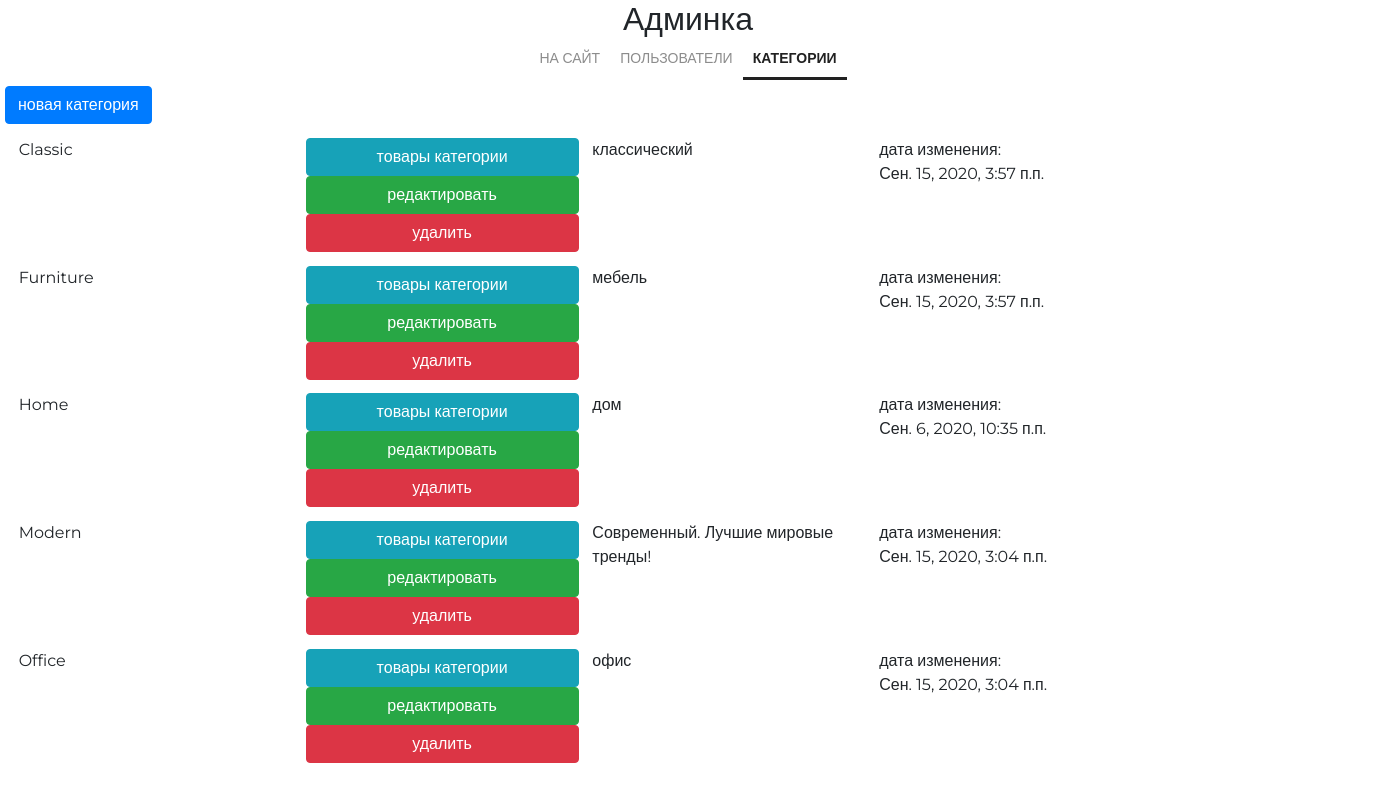
Page /my/admin/categories_read/ (signed in) on the earlier database version.
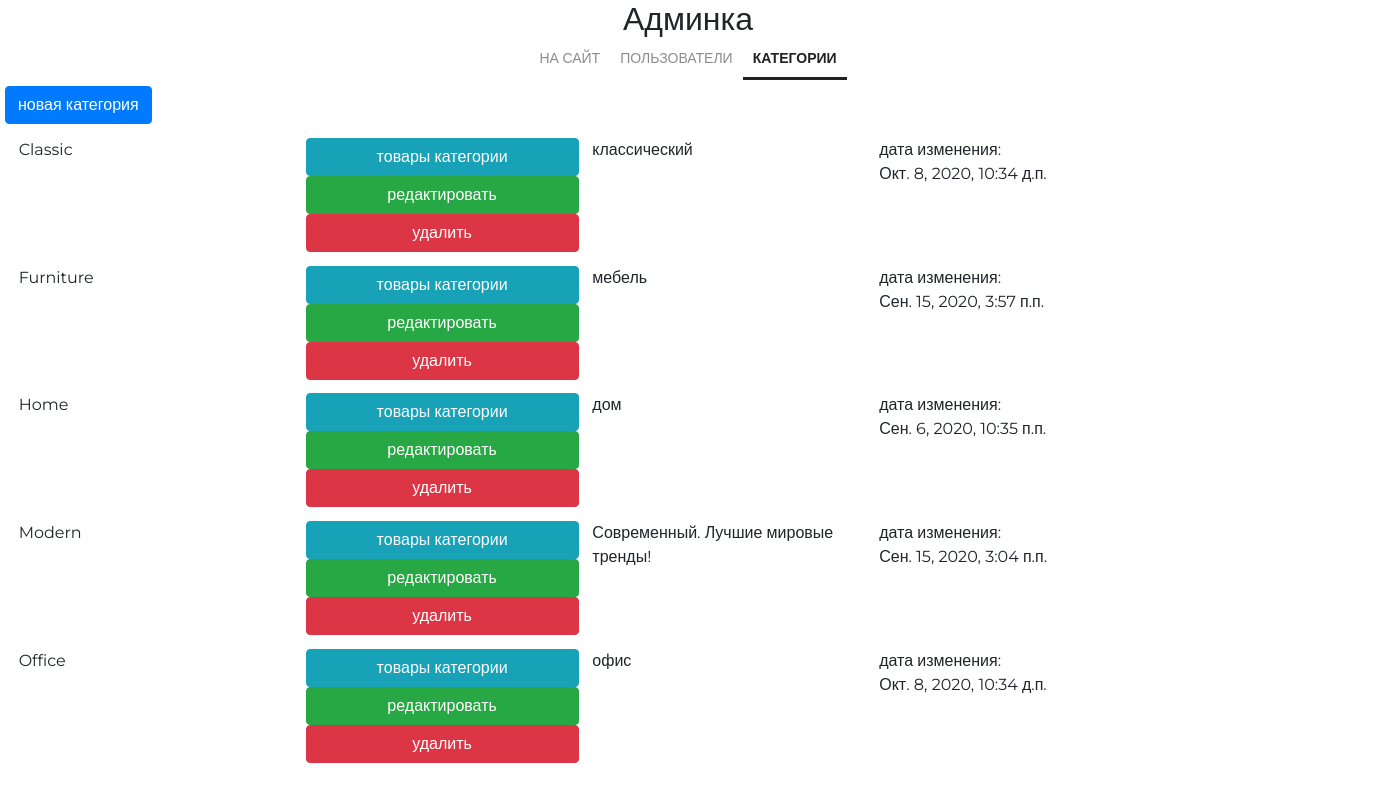
Same page on the later database version.
### mainapp/models.py (models this page shows, shortened)
class ProductCategory(models.Model):
    name = models.CharField(verbose_name='имя категории', max_length=128)
    description = models.TextField(verbose_name='описание категории', blank=True)
    is_active = models.BooleanField(verbose_name='активность', default=True, db_index=True)
    modified_date = models.DateTimeField(
        verbose_name='дата изменения', auto_now=True)
    class Meta:
        verbose_name = 'Категория продукта'
        verbose_name_plural = 'Категории продуктов'
        ordering = ['-is_active', 'name']

### adminapp/views.py (the view)
# urls.py: path('categories_read/', adminapp.ProductCategoriesRead.as_view(), name='categories_read'),
class ProductCategoriesRead(OnlySuperUserMixin, PageTitleMixin, ListView):
    model = ProductCategory
    page_title = 'админка/категории'

### adminapp/views.py (called while the page is built)
    @method_decorator(user_passes_test(lambda x: x.is_superuser))
    def dispatch(self, request, *args, **kwargs):
        return super().dispatch(request, *args, **kwargs)

    def get_context_data(self, *, object_list=None, **kwargs):
        data = super().get_context_data(object_list=None, **kwargs)
        if hasattr(self, 'page_title'):
            data['page_title'] = self.page_title
        return data

### mainapp/context_processors.py (called while the page is built)
def get_categories(request):
    if settings.LOW_CACHE:
        key = 'links_menu'
        links_menu = cache.get(key)
        if links_menu is None:
            links_menu = ProductCategory.objects.filter(is_active=True)
            cache.set(key, links_menu)
    else:
        links_menu = ProductCategory.objects.filter(is_active=True)
    return {
        'categories': links_menu
    }

### adminapp/templates/mainapp/productcategory_list.html
{% extends 'adminapp/base.html' %}
{% load static %}
{% block container %}
    <div class="categories_list">
        <a href="{% url 'my_admin:category_create' %}" class="btn btn-primary new-category">
            новая категория
        </a>
        {% for object in object_list %}
            <div class="category-record {% if not object.is_active %}not-active{% endif %}">
                <div class="category-name">
                    {{ object.name|title }}
                </div>
                <div class="category-actions">
                    <a href="{% url 'my_admin:category_products' object.pk %}"
                       class="btn btn-info">
                        товары категории
                    </a>
                    <a href="{% url 'my_admin:category_update' object.pk %}"
                       class="btn btn-success">
                        редактировать
                    </a>
                    {% if object.is_active %}
                        <a href="{% url 'my_admin:category_delete' object.pk %}"
                           class="btn btn-danger">
                            удалить
                        </a>
                    {% endif %}
                </div>
                <div class="category-desc">
                    {{ object.description }}
                </div>
                <div class="modified_date">
                    дата изменения:<br>
                    {{ object.modified_date }}
                </div>
            </div>
        {% endfor %}
    </div>
{% endblock %}

Differences in the rows shown:
changed ProductCategory "Classic": modified_date "Сен. 15, 2020, 3:57 п.п." → "Окт. 8, 2020, 10:34 д.п."
changed ProductCategory "Office": modified_date "Сен. 15, 2020, 3:04 п.п." → "Окт. 8, 2020, 10:34 д.п."
